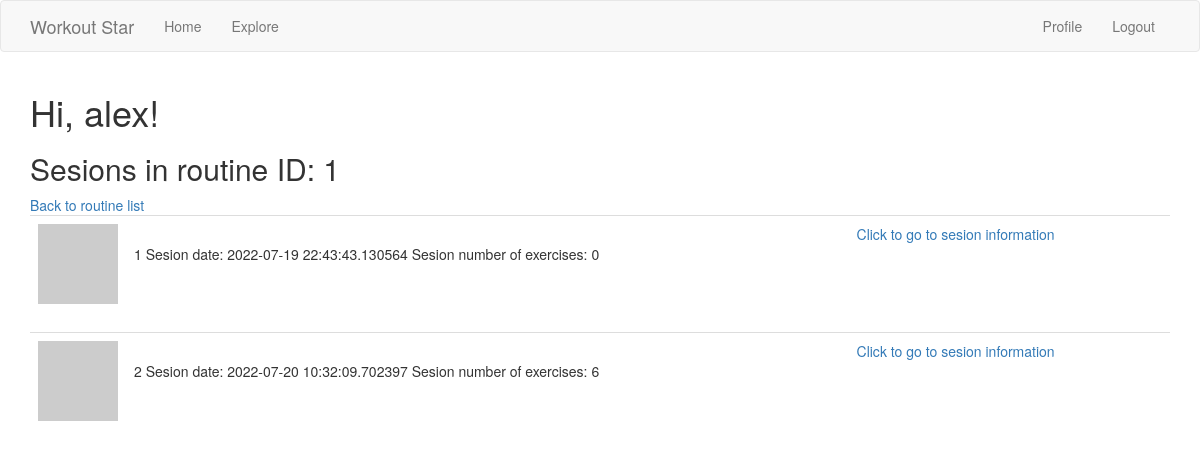
The app's page /explore/sesions/1 (signed in) with its own data.
### app/models.py (models this page shows, shortened)
class User(UserMixin, db.Model):
    id = db.Column(db.Integer, primary_key = True)
    username = db.Column(db.String(64), index = True, unique = True)
    email = db.Column(db.String(128), index = True, unique = True)
    password_hash = db.Column(db.String(128))
    sesions = db.relationship('Sesion', backref='user', lazy='dynamic')
    routines = db.relationship('Routine', backref='user', lazy='dynamic')
    about_me = db.Column(db.String(140))
    last_seen = db.Column(db.DateTime, default=datetime.utcnow)
    def avatar(self, size):
        digest = md5(self.email.lower().encode('utf-8')).hexdigest()
        return 'https://www.gravatar.com/avatar/{}?d=identicon&s={}'.format(digest, size)

class Sesion(db.Model):
    id = db.Column(db.Integer, primary_key = True)
    date = db.Column(db.DateTime, index = True, nullable = True, default = datetime.utcnow)
    due_time = db.Column(db.DateTime, index = True, nullable = True)
    exercises = db.relationship('Exercise', backref='sesion', lazy='dynamic')
    user_id = db.Column(db.Integer, db.ForeignKey('user.id'))
    routine_id = db.Column(db.Integer, db.ForeignKey('routine.id'))

### app/main/routes.py (the view)
@bp.route('/explore/sesions/<routine_id>')
def sesions_in_routine(routine_id):
    sesions = Routine.query.get_or_404(routine_id).sesions.all()
    return render_template("all_sesions.html", sesions = sesions, routine_id=routine_id)

### app/models.py (called while the page is built)
@login.user_loader
def load_user(id):
    return User.query.get(int(id))

### app/templates/all_sesions.html (shortened to what this page needs)
{% extends "base.html" %}
{% import 'bootstrap/wtf.html' as wtf %}
{% block app_content %}
    <h1>Hi, {{ current_user.username }}!</h1>
    {% if routine_id %}
    <h2>Sesions in routine ID: {{ routine_id }}</h2>
    <a href="{{ url_for('main.explore_routines', routine_id = routine_id) }}">Back to routine list</a>
    {% endif %}
    {% for sesion in sesions %}
        {% include '_sesion.html' %}
    {% endfor %}
{% endblock %}

### app/templates/_sesion.html (shortened to what this page needs)
    <table class="table table-hover">
        <tr>
            <td width="70px">
                <a href="{{ url_for('main.user', username=sesion.user.username) }}">
                    <img src="{{ sesion.user.avatar(70) }}" />
                </a>
            </td>
            <td>
                <br>
                <span id="post{{ sesion.id }}">{{ sesion.id }}</span>
                <span>{% if sesion.date %} Sesion date: {{ sesion.date }} {% endif %}</span>
                <span>Sesion number of exercises: {{ sesion.exercises.count() }} </span>
            </td>
            <td>
                <a href="{{ url_for('main.sesion', sesion_id=sesion.id) }}">
                Click to go to sesion information
                </a>
            </td>
        </tr>
    </table>

### records on screen
User: username "alex"
Sesion: id "1", date "2022-07-19 22:43:43.130564", exercises.count "0"
Sesion: id "2", date "2022-07-20 10:32:09.702397", exercises.count "6"

### other values on screen
{{ routine_id }} "1"
